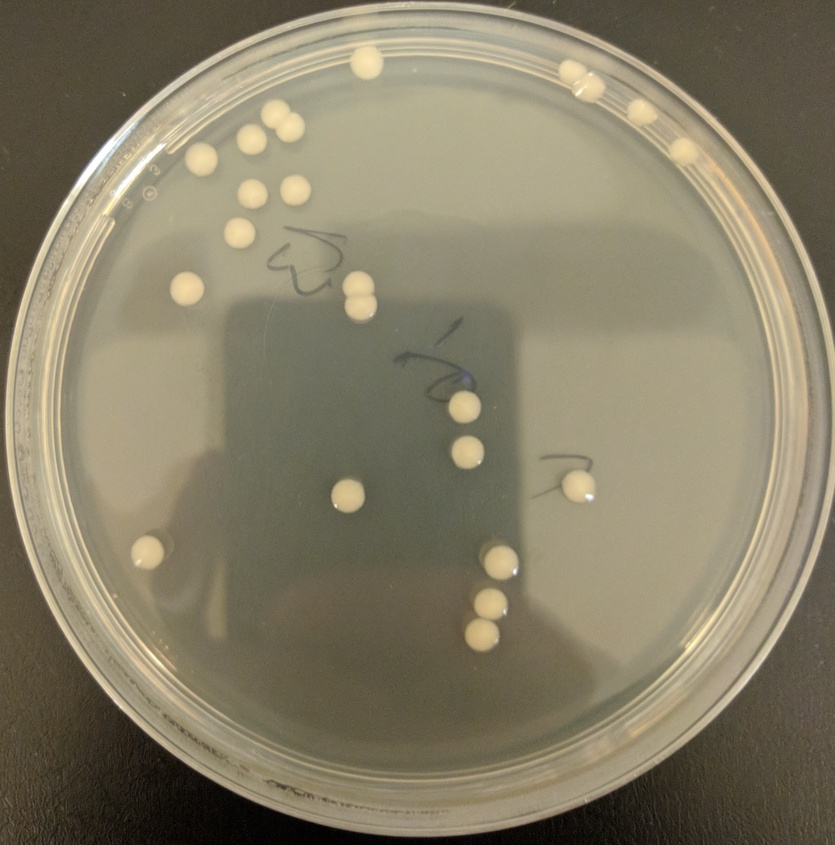
%> input picture Base de datos/sp11_img01.jpg, 835 x 845 px, shrunk from 2716 x 2750 before the run
$ octave Jaccard.m   (GNU Octave 9; MATLAB toolbox functions it lacks are replaced by stand-ins)
%> lines starting %> are read from the running program, lines starting %| are printed output that depends on the picture; in (x1, y1, x2, y2) boxes, pixels count from 0 and x2, y2 are one past the last pixel; in counts of white or black regions, pixels touching at a corner belong together; the program's own positions count from 1
clear all;close all;clc;

[filename1, pathname1] = uigetfile({'*.jpg;*.png;*.bmp;*.tif','Imágenes (*.jpg,*.png,*.bmp,*.tif)'},'Selecciona la imagen Ground Truth');
%> the answer given: Base de datos/sp11_img01.jpg
if isequal(filename1,0)
    disp('Operación cancelada por el usuario');
    return;
end

% Seleccionar automáticamente la segunda imagen (binarizada)
[filename2, pathname2] = uigetfile({'*.jpg;*.png;*.bmp;*.tif','Imágenes (*.jpg,*.png,*.bmp,*.tif)'},'Selecciona la imagen Binarizada');
%> the answer given: Base de datos/sp11_img02.jpg
if isequal(filename2,0)
    disp('Operación cancelada por el usuario');
    return;
end

BW1 = imread (fullfile(pathname1, filename1));
%> BW1 is the input picture: size 845x835x3 uint8; mean R, G, B 134.7, 126.9, 103.8
BW2 = imread (fullfile(pathname2, filename2));
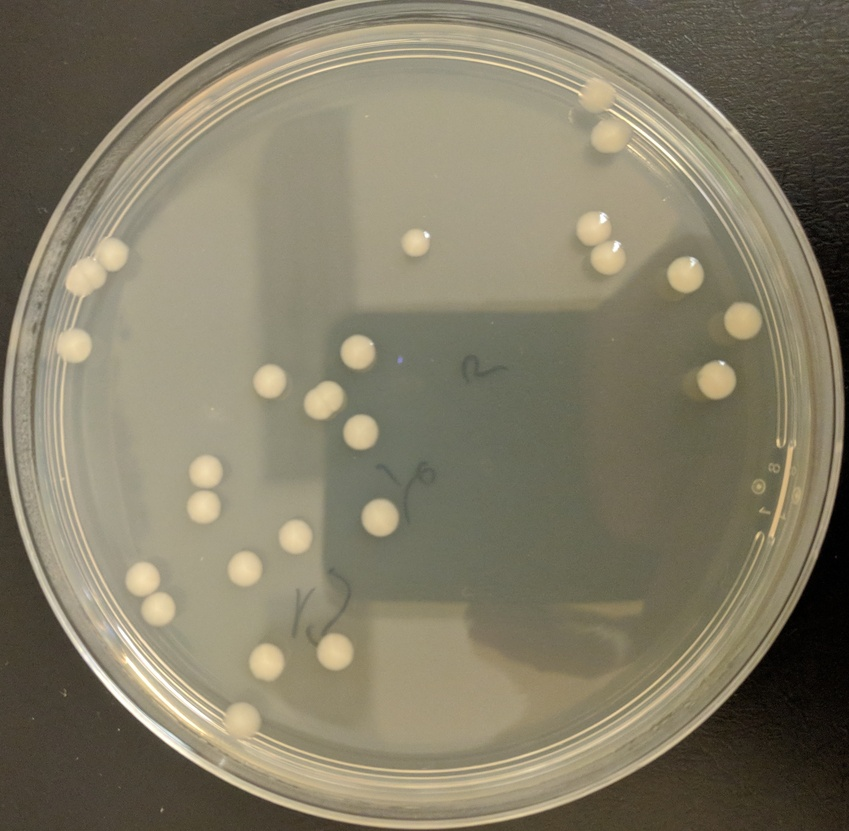
%> input picture Base de datos/sp11_img02.jpg, 849 x 831 px, shrunk from 2980 x 2917 before the run
%> BW2 is the input picture: size 831x849x3 uint8; mean R, G, B 131.4, 124.7, 103.4

% Convertir a escala de grises si son RGB
if size(BW1, 3) == 3
    BW1 = rgb2gray(BW1);
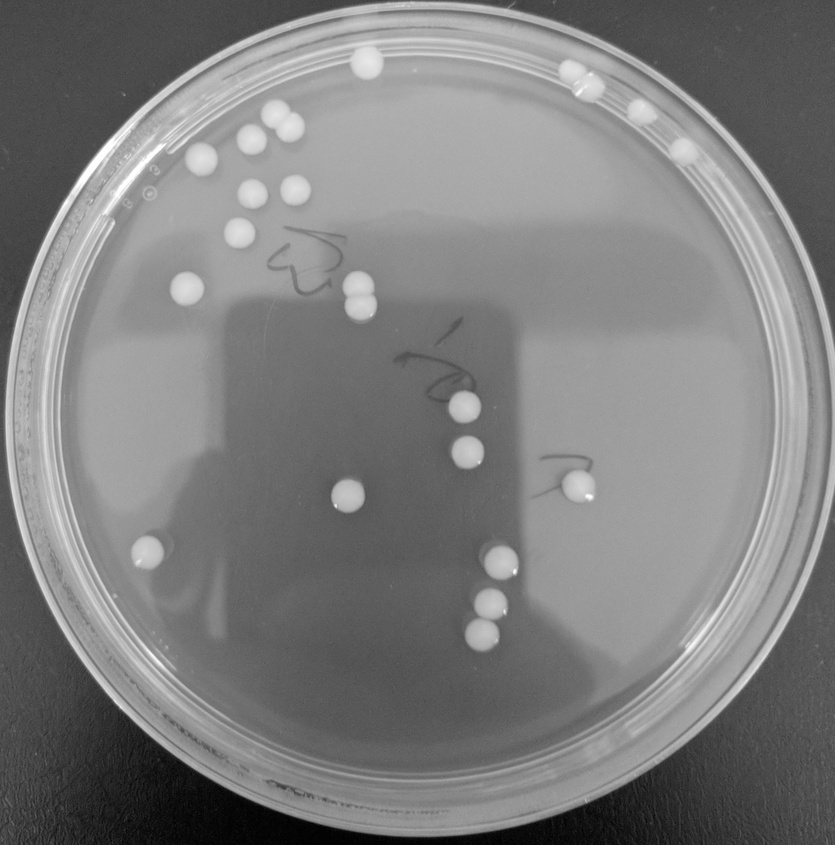
%> BW1: size 845x835 uint8; min 0, max 255, mean 126.6
end
if size(BW2, 3) == 3
    BW2 = rgb2gray(BW2);
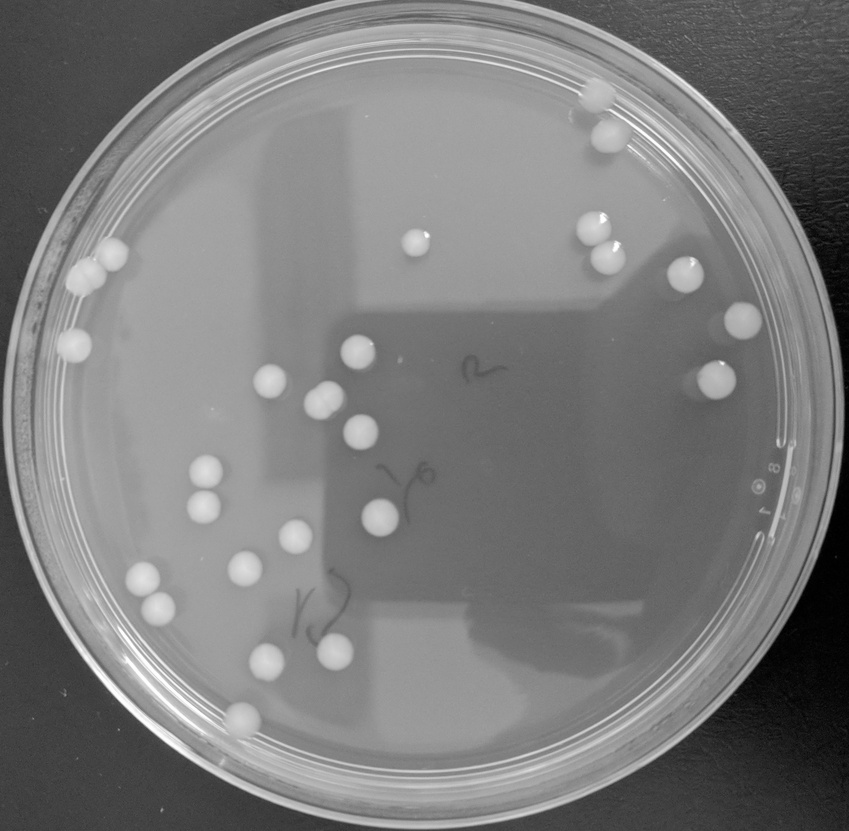
%> BW2: size 831x849 uint8; min 0, max 255, mean 124.2
end

BW1_logical = logical(BW1);
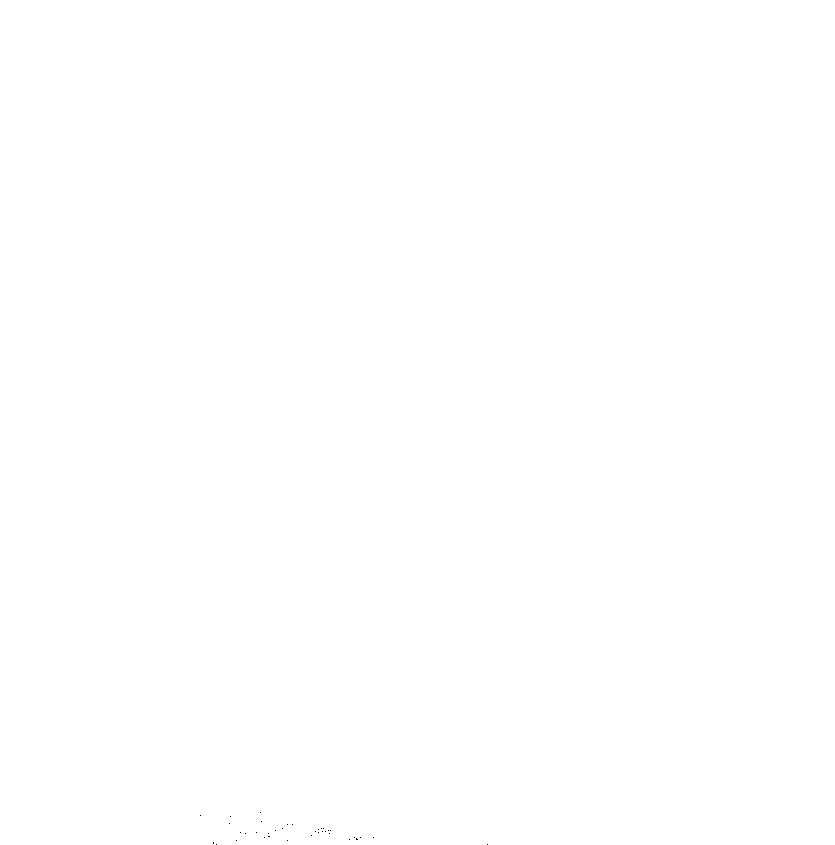
%> BW1_logical: size 845x835 logical; 100% white; black in thin lines or dots, all inside (x1, y1, x2, y2) = (200, 812, 488, 845)
BW2_logical = logical(BW2);
%> BW2_logical: size 831x849 logical; 100% white; black in thin lines or dots, all inside (x1, y1, x2, y2) = (767, 337, 849, 694)

%> (the run ends here)
